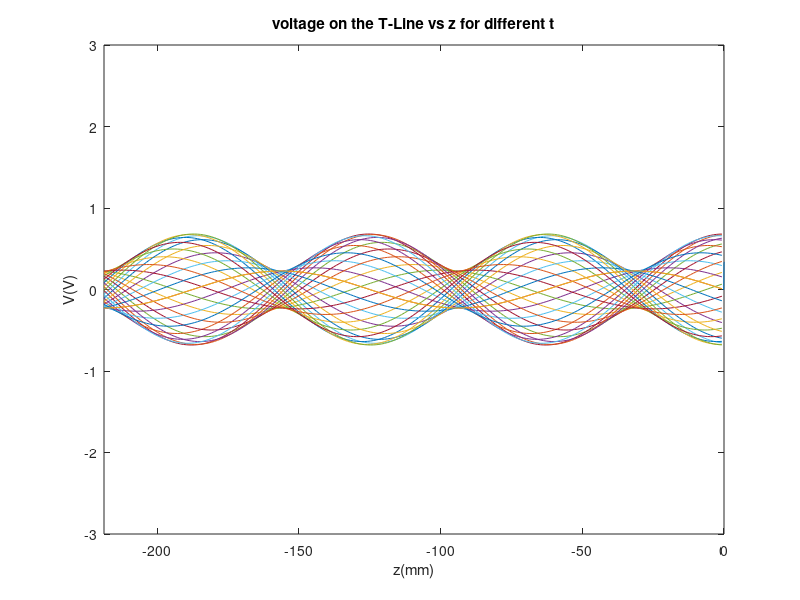

Here is the MATLAB script that generated this plot:
clc
close all
clear all
Len = 2.5; %meter
Z0 = 75; %Phms
Cp = 138e-12;
Lp = Z0^2*Cp;
c = 1/sqrt(Cp*Lp);
td = Len/c;
t = linspace(-td*0.05,td*1.1*3,200*3);
V = zeros(size(t));
Z_L = 100;

gamma_L = (Z_L-Z0)/(Z_L+Z0);

k = 0;
for i=1:length(t)-1
   display(i)
   if(t(i) <= 0)
       V(i) = 0;
   elseif(t(i)*c < Len/3)
       V(i) = -6/(Len/3/c)*(t(i)-Len/c/3)/3;
   elseif(t(i)*c < Len*2/3)
       V(i) = -4/(Len/3/c)*(t(i)-Len*2/c/3)/3;
   elseif(t(i)*c < Len)
       V(i) = -2/(Len/3/c)*(t(i)-Len/c)/3;
       
   elseif(t(i)*c < Len*4/3)
       V(i) = -2/(Len/3/c)*(t(i)-Len/c*3/3)/(3);
   elseif(t(i)*c < Len*5/3)
       V(i) = -4/(Len/3/c)*(t(i)-Len/c*4/3)/(3);
   elseif(t(i)*c < 2*Len)
       V(i) = -6/(Len/3/c)*(t(i)-Len/c*5/3)/(3);
       
   elseif(t(i)*c < Len*7/3)
       V(i) = -6/(Len/3/c)*(t(i)-Len/c*7/3)/3;
   elseif(t(i)*c < Len*8/3)
       V(i) = -4/(Len/3/c)*(t(i)-Len/c*8/3)/3;
   elseif(t(i)*c < 3*Len)
       V(i) = -2/(Len/3/c)*(t(i)-Len/c*9/3)/3;
   end
    
end
figure
hold on
plot(t*1e9,V)
hold off
title(strcat({'Source Voltage versus Time',' '}))
ylabel('Vs(V)')
xlabel('t(ns)')

%%
clc
close all
clear all
Len = 0.15; %meter
Z0 = 50; %Phms
Cp = 138e-12;
Lp = Z0^2*Cp;
c = 1.5e8;
td = Len/c;
t = linspace(-td*0.5,td*50,500);
V = zeros(size(t));
Z_L = 100;

gamma_L = (Z_L-Z0)/(Z_L+Z0);

k = 1;
V(1) = 1/3;
sum = 0;
for i=2:length(t)
    if(t(i)*c <= Len*2*k)
        V(i) = V(i-1);
    else
       sum = sum + 2*((1-V(i-1))^2/2);
        V(i) = V(i-1)+(1/3)*gamma_L^(k-1)+(1/3)*gamma_L^k;
        V(i)       
        k = k+1;
         
    end
end


for i=1:length(t)
   %display(i)
    if(t(i)*c <= 0)
        V(i) = 0;
    end
end
for i=1:length(t)
   %display(i)
        V(i) = (1-V(i))/2;
end

for i=1:length(t)
   %display(i)
    if(t(i)*c <= 0)
        V(i) = 0;
    end
end


plot(t*1e9,V)
title(strcat({'Source current versus Time',' '}))
ylabel('V_{0}/Z_{0}')
xlabel('t/t_{d}')'

%%
close all
clear all
clc

z = -0.21875:0.001:0;
V_p1 = zeros(length(z));
V_n1 = zeros(length(z));
omega = 1.2e9*2*pi;
v = 3e8/2;
t = 0;
beta = omega/v;
zl = 150;
z0 = 50;
zs = 5;
gamma_L = (zl-z0)/(zl+z0);
gamma_S = (zs-z0)/(zs+z0);
zin = z0^2/zl;


figure(1)
for t = linspace(0,2*pi/omega*100,30)    
    V_p1 = (zin)/(zin+zs)*sin(omega*t-beta*z);
    V_n1 = (zin)/(zin+zs)*gamma_L*sin(omega*t+beta*z);
    V_p2 = (zin)/(zin+zs)*gamma_L*gamma_S*sin(omega*t-beta*z);
    V_n2 = (zin)/(zin+zs)*gamma_L*gamma_S*gamma_L*sin(omega*t+beta*z);
    Vss = V_p1+V_n1+V_p2+V_n2;
    pause(0.1)
    hold on
    plot(z*1000,Vss)
    axis([z(1)*1000,0,-3,3])
end
xlabel('z(mm)')
ylabel('V(V)')
title('voltage on the T-Line vs z for different t')